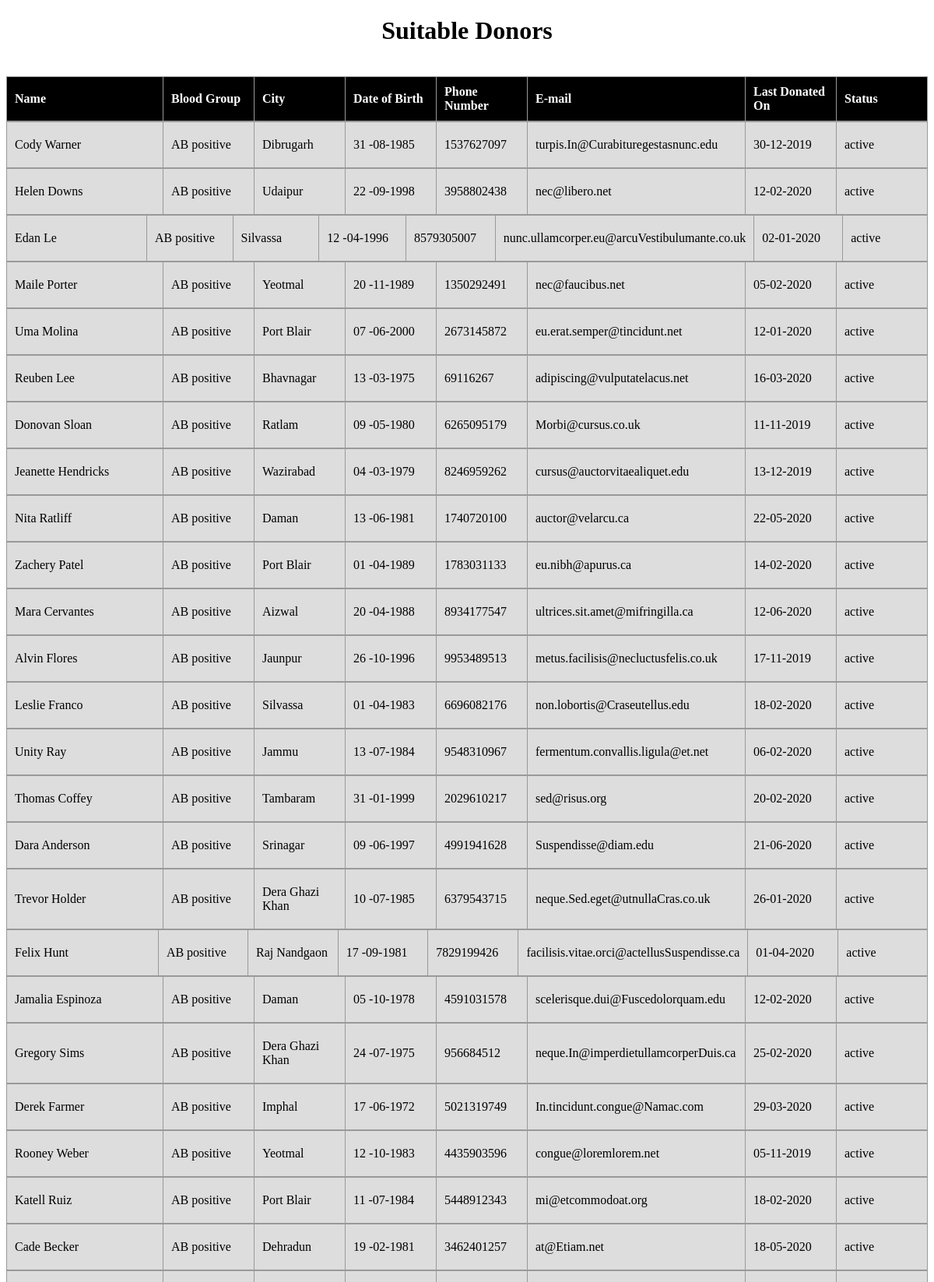
The page /abpositive (upper part) on the database its author committed.
### tables this page shows
CREATE TABLE 'abpositive' ('fname' varchar(125), 'lname' varchar(125), 'area' varchar(125), 'city' varchar(125), 'state' varchar(125), 'country' varchar(125), 'dob' varchar(20), 'phone' integer, 'email' varchar(125), 'LastDonate' varchar(125), 'active' varchar(125), 'NextDonate' varchar(125));

### app.py (the view)
@app.route('/abpositive')
def abpositive():
    t = execute('SELECT * FROM abpositive')
    return render_template('details.html', t=t, n=len(t), group='AB positive ')

### app.py (called while the page is built)
def execute(query):
    t = text(query)
    result = db.session.execute(t)
    res = result.fetchall()
    return res

### templates/details.html (shortened to what this page needs)
 <!DOCTYPE html>
<html lang="en">
<head>
</head>
<h1>Suitable Donors</h1>
<br>
<table style="width: 100%;text-align: centre;">
    <tr>
        <th style="width:15vw;">Name</th>
        <th style="width:8vw;">Blood Group</th>
        <th style="width:8vw;">City</th>
        <th style="width:8vw;">Date of Birth</th>
        <th style="width:8vw;">Phone Number</th>
        <th style="width:auto;">E-mail</th>
        <th style="width:8vw;">Last Donated On</th>
        <th style="width:8vw;">Status</th>
    </tr>
</table>
{% for i in range(n) %}
{% if t[n-i-1]['active']=="active"%}
<table style="width:100%;">
    <tr>
        <td style="width:15vw;">{{t[n-i-1]['fname']}} {{t[n-i-1]['lname']}}</td>
        <td style="width:8vw;">{{group}}</td>
        <td style="width:8vw;">{{t[n-i-1]['city']}}</td>
        <td style="width:8vw;">{{t[n-i-1]['dob'].split('-')[::-1][0]}}-{{t[n-i-1]['dob'].split('-')[::-1][1]}}-{{ t[n-i-1]['dob'].split('-')[::-1][2]}}</td>
        <td style="width:8vw;">{{t[n-i-1]['phone']}}</td>
        <td style="width:auto;">{{t[n-i-1]['email']}}</td>
        <td style="width:8vw;">{{t[n-i-1]['LastDonate'].split('-')[::-1][0]}}-{{t[n-i-1]['LastDonate'].split('-')[::-1][1]}}-{{ t[n-i-1]['LastDonate'].split('-')[::-1][2]}}</td>
        <td style="width:8vw;">{{t[n-i-1]['active']}}</td>
    </tr>
</table>
{% endif%}
{% endfor %}
<br>
<br>
<br>
</html>

### templates/details.html (style rules this page uses)
table { width: 100%; border-collapse: collapse; }
table, th, td { border: 1px solid #999; }
th,td { padding: 10px; }
td { padding-top:20px; padding-bottom:20px; }
tr:nth-child(odd) { background: #ddd; }
th { background: #000; color: #fff; padding: 10px; position: sticky; text-align: left; top: 0; }
.back,h1 { display:flex; justify-content:center; }

### rows shown on the page
abpositive: fname "Cody", lname "Warner", city "Dibrugarh", dob "31", dob "08", dob "1985", phone "1537627097", email "turpis.In@Curabituregestasnunc.edu", LastDonate "30", LastDonate "12", LastDonate "2019", active "active"
abpositive: fname "Helen", lname "Downs", city "Udaipur", dob "22", dob "09", dob "1998", phone "3958802438", email "nec@libero.net", LastDonate "12", LastDonate "02", LastDonate "2020", active "active"
abpositive: fname "Edan", lname "Le", city "Silvassa", dob "12", dob "04", dob "1996", phone "8579305007", email "nunc.ullamcorper.eu@arcuVestibulumante.co.uk", LastDonate "02", LastDonate "01", LastDonate "2020", active "active"
abpositive: fname "Maile", lname "Porter", city "Yeotmal", dob "20", dob "11", dob "1989", phone "1350292491", email "nec@faucibus.net", LastDonate "05", LastDonate "02", LastDonate "2020", active "active"
abpositive: fname "Uma", lname "Molina", city "Port Blair", dob "07", dob "06", dob "2000", phone "2673145872", email "eu.erat.semper@tincidunt.net", LastDonate "12", LastDonate "01", LastDonate "2020", active "active"
abpositive: fname "Reuben", lname "Lee", city "Bhavnagar", dob "13", dob "03", dob "1975", phone "69116267", email "adipiscing@vulputatelacus.net", LastDonate "16", LastDonate "03", LastDonate "2020", active "active"
abpositive: fname "Donovan", lname "Sloan", city "Ratlam", dob "09", dob "05", dob "1980", phone "6265095179", email "Morbi@cursus.co.uk", LastDonate "11", LastDonate "11", LastDonate "2019", active "active"
abpositive: fname "Jeanette", lname "Hendricks", city "Wazirabad", dob "04", dob "03", dob "1979", phone "8246959262", email "cursus@auctorvitaealiquet.edu", LastDonate "13", LastDonate "12", LastDonate "2019", active "active"
abpositive: fname "Nita", lname "Ratliff", city "Daman", dob "13", dob "06", dob "1981", phone "1740720100", email "auctor@velarcu.ca", LastDonate "22", LastDonate "05", LastDonate "2020", active "active"
abpositive: fname "Zachery", lname "Patel", city "Port Blair", dob "01", dob "04", dob "1989", phone "1783031133", email "eu.nibh@apurus.ca", LastDonate "14", LastDonate "02", LastDonate "2020", active "active"
abpositive: fname "Mara", lname "Cervantes", city "Aizwal", dob "20", dob "04", dob "1988", phone "8934177547", email "ultrices.sit.amet@mifringilla.ca", LastDonate "12", LastDonate "06", LastDonate "2020", active "active"
abpositive: fname "Alvin", lname "Flores", city "Jaunpur", dob "26", dob "10", dob "1996", phone "9953489513", email "metus.facilisis@necluctusfelis.co.uk", LastDonate "17", LastDonate "11", LastDonate "2019", active "active"
abpositive: fname "Leslie", lname "Franco", city "Silvassa", dob "01", dob "04", dob "1983", phone "6696082176", email "non.lobortis@Craseutellus.edu", LastDonate "18", LastDonate "02", LastDonate "2020", active "active"
abpositive: fname "Unity", lname "Ray", city "Jammu", dob "13", dob "07", dob "1984", phone "9548310967", email "fermentum.convallis.ligula@et.net", LastDonate "06", LastDonate "02", LastDonate "2020", active "active"
abpositive: fname "Thomas", lname "Coffey", city "Tambaram", dob "31", dob "01", dob "1999", phone "2029610217", email "sed@risus.org", LastDonate "20", LastDonate "02", LastDonate "2020", active "active"
abpositive: fname "Dara", lname "Anderson", city "Srinagar", dob "09", dob "06", dob "1997", phone "4991941628", email "Suspendisse@diam.edu", LastDonate "21", LastDonate "06", LastDonate "2020", active "active"
abpositive: fname "Trevor", lname "Holder", city "Dera Ghazi Khan", dob "10", dob "07", dob "1985", phone "6379543715", email "neque.Sed.eget@utnullaCras.co.uk", LastDonate "26", LastDonate "01", LastDonate "2020", active "active"
abpositive: fname "Felix", lname "Hunt", city "Raj Nandgaon", dob "17", dob "09", dob "1981", phone "7829199426", email "facilisis.vitae.orci@actellusSuspendisse.ca", LastDonate "01", LastDonate "04", LastDonate "2020", active "active"
abpositive: fname "Jamalia", lname "Espinoza", city "Daman", dob "05", dob "10", dob "1978", phone "4591031578", email "scelerisque.dui@Fuscedolorquam.edu", LastDonate "12", LastDonate "02", LastDonate "2020", active "active"
abpositive: fname "Gregory", lname "Sims", city "Dera Ghazi Khan", dob "24", dob "07", dob "1975", phone "956684512", email "neque.In@imperdietullamcorperDuis.ca", LastDonate "25", LastDonate "02", LastDonate "2020", active "active"
abpositive: fname "Derek", lname "Farmer", city "Imphal", dob "17", dob "06", dob "1972", phone "5021319749", email "In.tincidunt.congue@Namac.com", LastDonate "29", LastDonate "03", LastDonate "2020", active "active"
abpositive: fname "Rooney", lname "Weber", city "Yeotmal", dob "12", dob "10", dob "1983", phone "4435903596", email "congue@loremlorem.net", LastDonate "05", LastDonate "11", LastDonate "2019", active "active"
abpositive: fname "Katell", lname "Ruiz", city "Port Blair", dob "11", dob "07", dob "1984", phone "5448912343", email "mi@etcommodoat.org", LastDonate "18", LastDonate "02", LastDonate "2020", active "active"
abpositive: fname "Cade", lname "Becker", city "Dehradun", dob "19", dob "02", dob "1981", phone "3462401257", email "at@Etiam.net", LastDonate "18", LastDonate "05", LastDonate "2020", active "active"

### other values the page prints
{{ group }} "AB positive" "AB positive" "AB positive" "AB positive" "AB positive" "AB positive" "AB positive" "AB positive" "AB positive" "AB positive" "AB positive" "AB positive" "AB positive" "AB positive" "AB positive" "AB positive" "AB positive" "AB positive" "AB positive" "AB positive" "AB positive" "AB positive" "AB positive" "AB positive"
